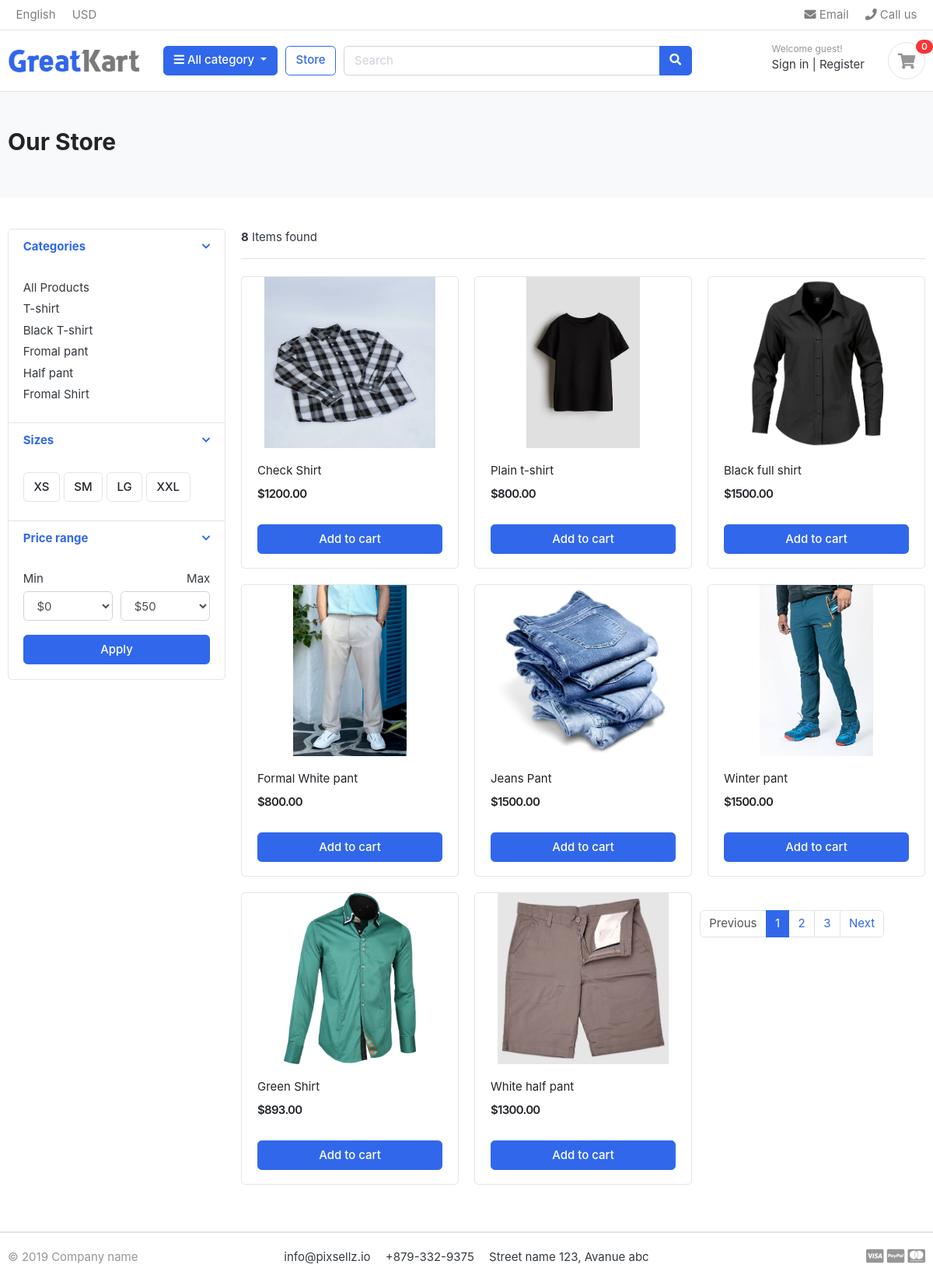
/store/, run on the app's committed database.
### category/models.py (models this page shows, shortened)
class Category(models.Model):
    category_name = models.CharField(max_length=50, unique=True)
    slug = models.SlugField(max_length=100, unique=True)
    description = models.CharField(max_length=255, blank=True)
    cat_image = models.ImageField(upload_to='photos/categories', blank=True)
    class Meta:
        verbose_name = 'Category'
        verbose_name_plural = 'Categories'
    def get_url(self):
        return reverse('products_by_category', args=[self.slug])

### store/models.py (models this page shows, shortened)
class Product(models.Model):
    product_name = models.CharField(max_length=100, unique=True)
    slug = models.SlugField(max_length=100, unique=True)
    description = models.TextField(max_length=500,blank=True)
    price = models.IntegerField()
    images = models.ImageField(upload_to='photos/products')
    stock = models.IntegerField()
    is_available = models.BooleanField(default=True)
    category = models.ForeignKey(Category, on_delete=models.CASCADE)
    created_date = models.DateTimeField(auto_now_add=True)
    modefied_date = models.DateTimeField(auto_now=True)
    def get_url(self):
        return reverse('product_detail',args=[self.category.slug, self.slug])

### store/views.py (the view)
# urls.py: path('store/', include('store.urls')),
def store(request, category_slug=None):
    categories = None
    products = None
    if category_slug != None:
        categories = get_object_or_404(Category, slug=category_slug)
        products = Product.objects.filter(category=categories, is_available=True)
        product_count = products.count()
    else:
        products = Product.objects.all().filter(is_available=True)
        product_count = products.count()
    context = {
        'products': products,
        'product_count' : product_count
    }
    return render(request, 'store/store.html', context)

### category/context_processors.py (called while the page is built)
def menu_links(request):
    links = Category.objects.all()
    return dict(links=links)

### templates/store/store.html (shortened to what this page needs)
{% extends "base.html" %}
{% load static %}
{% block content %}
<section class="section-pagetop bg">
<div class="container">
	<h2 class="title-page">Our Store</h2>
</div>
</section>
<section class="section-content padding-y">
<div class="container">
<div class="row">
	<aside class="col-md-3">
<div class="card">
	<article class="filter-group">
		<header class="card-header">
			<a href="#" data-toggle="collapse" data-target="#collapse_1" aria-expanded="true" class="">
				<i class="icon-control fa fa-chevron-down"></i>
				<h6 class="title">Categories</h6>
			</a>
		</header>
		<div class="filter-content collapse show" id="collapse_1" style="">
			<div class="card-body">
				<ul class="list-menu">
					<li><a href="{% url "store" %}">All Products</a></li>
					{% for category in links %}
					<li><a href="{{category.get_url}}">{{category.category_name}}  </a></li>
					{% endfor %}
				</ul>
			</div>
		</div>
	</article>
	<article class="filter-group">
		<header class="card-header">
			<a href="#" data-toggle="collapse" data-target="#collapse_4" aria-expanded="true" class="">
				<i class="icon-control fa fa-chevron-down"></i>
				<h6 class="title">Sizes </h6>
			</a>
		</header>
		<div class="filter-content collapse show" id="collapse_4" style="">
			<div class="card-body">
			  <label class="checkbox-btn">
			    <span class="btn btn-light"> XS </span>
			  </label>
			  <label class="checkbox-btn">
			    <span class="btn btn-light"> SM </span>
			  </label>
			  <label class="checkbox-btn">
			    <span class="btn btn-light"> LG </span>
			  </label>
			  <label class="checkbox-btn">
			    <span class="btn btn-light"> XXL </span>
			  </label>
		</div>
		</div>
	</article>
	<article class="filter-group">
		<header class="card-header">
			<a href="#" data-toggle="collapse" data-target="#collapse_3" aria-expanded="true" class="">
				<i class="icon-control fa fa-chevron-down"></i>
				<h6 class="title">Price range </h6>
			</a>
		</header>
		<div class="filter-content collapse show" id="collapse_3" style="">
			<div class="card-body">
				<div class="form-row">
				<div class="form-group col-md-6">
				  <label>Min</label>
				  	<select class="mr-2 form-control">
						<option value="0">$0</option>
					</select>
				</div>
				<div class="form-group text-right col-md-6">
				  <label>Max</label>
				  	<select class="mr-2 form-control">
						<option value="50">$50</option>
					</select>
				</div>
				</div>
				<button class="btn btn-block btn-primary">Apply</button>
			</div>
		</div>
	</article>
</div>
	</aside>
	<main class="col-md-9">
<header class="border-bottom mb-4 pb-3">
		<div class="form-inline">
			<span class="mr-md-auto"><strong>{{product_count}}</strong> Items found </span>
		</div>
</header>
<div class="row">
    {% for product in products %}
	<div class="col-md-4" >
		<figure class="card card-product-grid">
			<div class="img-wrap">
				<a href="{{product.get_url}}"><img src="{{ product.images.url }}" alt="{{ product.product_name }}" /></a>
			</div>
			<figcaption class="info-wrap">
				<div class="fix-height">
					<a href="{{ product.get_url }}" class="title">{{ product.product_name }}</a>
					<div class="price-wrap mt-2">
						<span class="price">${{ product.price|floatformat:2 }}</span>
					</div>
				</div>
				<a href="{% url "add_cart" product.id %}" class="btn btn-block btn-primary">Add to cart </a>
			</figcaption>
		</figure>
	</div>
    {% endfor %}
<nav class="mt-4" aria-label="Page navigation sample">
  <ul class="pagination">
    <li class="page-item disabled"><a class="page-link" href="#">Previous</a></li>
    <li class="page-item active"><a class="page-link" href="#">1</a></li>
    <li class="page-item"><a class="page-link" href="#">2</a></li>
    <li class="page-item"><a class="page-link" href="#">3</a></li>
    <li class="page-item"><a class="page-link" href="#">Next</a></li>
  </ul>
</nav>
	</main>
</div>
</div>
</section>
{% endblock  %}

### static/css/ui.css (style rules this page uses)
html { font-family: "Inter", sans-serif; font-size: 15px; }
.img-wrap { text-align: center; display: block; }
.img-wrap img { max-width: 100%; }
.price-wrap { letter-spacing: -0.7px; }
.padding-y { padding-top: 40px; padding-bottom: 40px; }
figure { margin-bottom: 0; }
article:after, .form-group:after { display: block; clear: both; content: ""; }
.bg { background-color: #f8f9fa; }
.title-page { color: #212529; }
.btn-light { background-color: #fff; border-color: #e4e4e4; }
[class*=list-] li:after { visibility: hidden; display: block; content: ""; overflow: hidden; height: 0; clear: both; }
.list-menu { list-style: none; margin: 0; padding-left: 0; }
.list-menu li { margin-bottom: 5px; }
.list-menu a { color: #343a40; }
[class*=card-product] a.title { color: #212529; display: block; }
[class*=card-product] .img-wrap { overflow: hidden; position: relative; }
[class*=card-product] .img-wrap img { height: 100%; max-width: 100%; width: auto; display: inline-block; -o-object-fit: cover; object-fit: cover; }
.card-product-grid { margin-bottom: 20px; }
.card-product-grid .img-wrap { border-radius: 0.2rem 0.2rem 0 0; height: 220px; }
.card-product-grid .info-wrap { overflow: hidden; padding: 18px 20px; }
.card-product-grid .fix-height { height: 80px; overflow: hidden; }
.card .img-wrap { overflow: hidden; }
.price { font-weight: 600; color: #212529; }
.icon-control { margin-top: 5px; float: right; font-size: 80%; }
.card-header .title { margin-bottom: 0; line-height: 1.5; }
.filter-group { border-bottom: 1px solid #e4e4e4; }
.filter-group .card-header { border-bottom: 0; }
.filter-group:last-child { border-bottom: 0; }
.checkbox-btn { position: relative; }
.section-pagetop { padding: 45px 0; }

### data on the page
Category: category_name "T-shirt"
Category: category_name "Black T-shirt"
Category: category_name "Fromal pant"
Category: category_name "Half pant"
Category: category_name "Fromal Shirt"
Product: images (picture), product_name "Check Shirt", price "1200.00"
Product: images (picture), product_name "Plain t-shirt", price "800.00"
Product: images (picture), product_name "Black full shirt", price "1500.00"
Product: images (picture), product_name "Formal White pant", price "800.00"
Product: images (picture), product_name "Jeans Pant", price "1500.00"
Product: images (picture), product_name "Winter pant", price "1500.00"
Product: images (picture), product_name "Green Shirt", price "893.00"
Product: images (picture), product_name "White half pant", price "1300.00"

### other printed values
{{ product_count }} "8"
